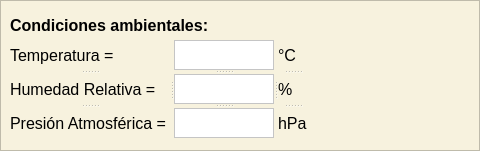
    <widget class="QFrame" name="row2_1">
     <property name="geometry">
      <rect>
       <x>10</x>
       <y>210</y>
       <width>480</width>
       <height>151</height>
      </rect>
     </property>
     <property name="styleSheet">
      <string notr="true">background-color: rgb(247, 242, 222);</string>
     </property>
     <property name="frameShape">
      <enum>QFrame::Shape::StyledPanel</enum>
     </property>
     <property name="frameShadow">
      <enum>QFrame::Shadow::Raised</enum>
     </property>
     <widget class="QLabel" name="condiciones_ambientales">
      <property name="geometry">
       <rect>
        <x>10</x>
        <y>10</y>
        <width>210</width>
        <height>30</height>
       </rect>
      </property>
      <property name="minimumSize">
       <size>
        <width>210</width>
        <height>30</height>
       </size>
      </property>
      <property name="maximumSize">
       <size>
        <width>210</width>
        <height>30</height>
       </size>
      </property>
      <property name="font">
       <font>
        <family>Arial</family>
        <pointsize>12</pointsize>
        <bold>true</bold>
       </font>
      </property>
      <property name="text">
       <string>Condiciones ambientales:</string>
      </property>
     </widget>
     <widget class="QSplitter" name="splitter_7">
      <property name="geometry">
       <rect>
        <x>10</x>
        <y>40</y>
        <width>300</width>
        <height>100</height>
       </rect>
      </property>
      <property name="orientation">
       <enum>Qt::Orientation::Horizontal</enum>
      </property>
      <widget class="QSplitter" name="splitter_4">
       <property name="orientation">
        <enum>Qt::Orientation::Vertical</enum>
       </property>
       <widget class="QLabel" name="temperatura">
        <property name="minimumSize">
         <size>
          <width>160</width>
          <height>30</height>
         </size>
        </property>
        <property name="maximumSize">
         <size>
          <width>160</width>
          <height>30</height>
         </size>
        </property>
        <property name="font">
         <font>
          <family>Arial</family>
          <pointsize>12</pointsize>
         </font>
        </property>
        <property name="text">
         <string>Temperatura =</string>
        </property>
       </widget>
       <widget class="QLabel" name="humedad">
        <property name="minimumSize">
         <size>
          <width>160</width>
          <height>30</height>
         </size>
        </property>
        <property name="maximumSize">
         <size>
          <width>160</width>
          <height>30</height>
         </size>
        </property>
        <property name="font">
         <font>
          <family>Arial</family>
          <pointsize>12</pointsize>
         </font>
        </property>
        <property name="text">
         <string>Humedad Relativa =</string>
        </property>
       </widget>
       <widget class="QLabel" name="presion">
        <property name="minimumSize">
         <size>
          <width>160</width>
          <height>30</height>
         </size>
        </property>
        <property name="maximumSize">
         <size>
          <width>160</width>
          <height>30</height>
         </size>
        </property>
        <property name="font">
         <font>
          <family>Arial</family>
          <pointsize>12</pointsize>
         </font>
        </property>
        <property name="text">
         <string>Presión Atmosférica =</string>
        </property>
       </widget>
      </widget>
      <widget class="QSplitter" name="splitter_6">
       <property name="orientation">
        <enum>Qt::Orientation::Vertical</enum>
       </property>
       <widget class="QPlainTextEdit" name="entrada_temperatura">
        <property name="minimumSize">
         <size>
          <width>100</width>
          <height>30</height>
         </size>
        </property>
        <property name="maximumSize">
         <size>
          <width>100</width>
          <height>30</height>
         </size>
        </property>
        <property name="font">
         <font>
          <family>Arial</family>
          <pointsize>12</pointsize>
         </font>
        </property>
        <property name="styleSheet">
         <string notr="true">background-color: rgb(255, 255, 255);</string>
        </property>
       </widget>
       <widget class="QPlainTextEdit" name="entrada_humedad">
        <property name="minimumSize">
         <size>
          <width>100</width>
          <height>30</height>
         </size>
        </property>
        <property name="maximumSize">
         <size>
          <width>100</width>
          <height>30</height>
         </size>
        </property>
        <property name="font">
         <font>
          <family>Arial</family>
          <pointsize>12</pointsize>
         </font>
        </property>
        <property name="styleSheet">
         <string notr="true">background-color: rgb(255, 255, 255);</string>
        </property>
       </widget>
       <widget class="QPlainTextEdit" name="entrada_presion">
        <property name="minimumSize">
         <size>
          <width>100</width>
          <height>30</height>
         </size>
        </property>
        <property name="maximumSize">
         <size>
          <width>100</width>
          <height>30</height>
         </size>
        </property>
        <property name="font">
         <font>
          <family>Arial</family>
          <pointsize>12</pointsize>
         </font>
        </property>
        <property name="styleSheet">
         <string notr="true">background-color: rgb(255, 255, 255);</string>
        </property>
       </widget>
      </widget>
      <widget class="QSplitter" name="splitter_5">
       <property name="orientation">
        <enum>Qt::Orientation::Vertical</enum>
       </property>
       <widget class="QLabel" name="grados_c">
        <property name="minimumSize">
         <size>
          <width>30</width>
          <height>30</height>
         </size>
        </property>
        <property name="maximumSize">
         <size>
          <width>30</width>
          <height>30</height>
         </size>
        </property>
        <property name="font">
         <font>
          <family>Arial</family>
          <pointsize>12</pointsize>
         </font>
        </property>
        <property name="text">
         <string>°C</string>
        </property>
        <property name="alignment">
         <set>Qt::AlignmentFlag::AlignLeading|Qt::AlignmentFlag::AlignLeft|Qt::AlignmentFlag::AlignVCenter</set>
        </property>
       </widget>
       <widget class="QLabel" name="HR">
        <property name="minimumSize">
         <size>
          <width>30</width>
          <height>30</height>
         </size>
        </property>
        <property name="maximumSize">
         <size>
          <width>30</width>
          <height>30</height>
         </size>
        </property>
        <property name="font">
         <font>
          <family>Arial</family>
          <pointsize>12</pointsize>
         </font>
        </property>
        <property name="text">
         <string>%</string>
        </property>
        <property name="alignment">
         <set>Qt::AlignmentFlag::AlignLeading|Qt::AlignmentFlag::AlignLeft|Qt::AlignmentFlag::AlignVCenter</set>
        </property>
       </widget>
       <widget class="QLabel" name="hpa">
        <property name="minimumSize">
         <size>
          <width>30</width>
          <height>30</height>
         </size>
        </property>
        <property name="maximumSize">
         <size>
          <width>30</width>
          <height>30</height>
         </size>
        </property>
        <property name="font">
         <font>
          <family>Arial</family>
          <pointsize>12</pointsize>
         </font>
        </property>
        <property name="text">
         <string>hPa</string>
        </property>
        <property name="alignment">
         <set>Qt::AlignmentFlag::AlignLeading|Qt::AlignmentFlag::AlignLeft|Qt::AlignmentFlag::AlignVCenter</set>
        </property>
       </widget>
      </widget>
     </widget>
    </widget>
